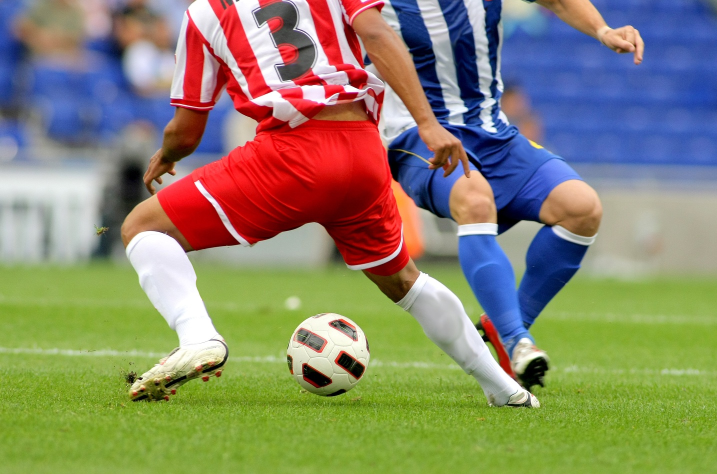
#> input picture soccer.jpg, 1434 x 948 px (shown at 1/2 size)
$ python '모든 방법.py'
#> lines starting #> are read from the running program, lines starting #| are printed output that depends on the picture; after the words box and inside, x2 and y2 are one past the last pixel; in counts of white or black regions, pixels touching at a corner belong together
import cv2 as cv
import sys
import numpy as np

#%% 이미지 읽기
img = cv.imread("soccer.jpg")  # 이미지를 파일에서 읽어옵니다.
#> img is the input picture: shape (948, 1434, 3); mean B, G, R 107.2, 133.3, 136.9
gray = cv.cvtColor(img, cv.COLOR_BGR2GRAY)  # 이미지를 그레이스케일로 변환합니다.
if img is None:
    sys.exit("No File exists.")  # 이미지가 존재하지 않으면 프로그램을 종료합니다.

#%% 마우스 이벤트
img_mouse = img.copy()  # 또는 img_copy = img[:]를 사용해도 됩니다.
lx, ly = 0, 0
BrushSiz = 5  # 붓의 크기

# 마우스 이벤트 처리 함수 정의
def draw(event, x, y, flags, param):
    global lx, ly
    if event == cv.EVENT_LBUTTONDOWN:  # 왼쪽 버튼 클릭 시
        lx, ly = x, y  # 시작 좌표 저장
    elif event == cv.EVENT_LBUTTONUP:  # 왼쪽 버튼 떼기 시
        cv.rectangle(img_mouse, (lx, ly), (x, y), (0, 255, 0), 2)  # 2는 두깨 사각형 그리기
    elif event == cv.EVENT_RBUTTONDOWN:  # 오른쪽 마우스 버튼 클릭 시
        cv.rectangle(img_mouse, (x, y), (x + 100, y + 100), (255, 0, 0), 2)  # 파란색 직사각형
    elif event == cv.EVENT_MOUSEMOVE and flags == cv.EVENT_FLAG_LBUTTON:
        cv.circle(img_mouse, (x, y), BrushSiz, (255, 0, 0), -1)  # 왼쪽 버튼 클릭 상태에서 이동하면 파란색 원 그리기

    cv.imshow('Drawing', img_mouse)  # 수정된 이미지 표시

# 'Drawing'이라는 이름의 윈도우 생성
cv.namedWindow('Drawing')
cv.imshow('Drawing', img_mouse)  # 원본 이미지 표시

# 마우스 콜백 함수 설정
cv.setMouseCallback('Drawing', draw)

# 무한 루프: 키 입력 감지
while True:
    if cv.waitKey(1) == ord('q'):  # 'q' 키가 눌리면 종료
#> (key q is pressed here)
        cv.destroyAllWindows()  # 모든 OpenCV 윈도우 닫기
        break

#%% 이미지 크기 조정 (25%로 축소)
resize_img = cv.resize(img, dsize=(0, 0), fx=0.25, fy=0.25)

#%% 이미지 감마 조정 사용자 정의 함수
# 감마 조정 함수 정의
def gamma(f, gamma=1.0):
#> called with gamma = 0.5
    f1 = f / 255.0  # 픽셀 값을 [0, 1] 범위로 정규화
    return np.uint8(255 * (f1 ** gamma))  # 감마 조정을 적용한 후 다시 [0, 255] 범위로 변환

# 다양한 감마 값을 적용하여 이미지를 나란히 배치
gc = np.hstack((
    gamma(resize_img, 0.5),  # 감마 0.5
    gamma(resize_img, 0.75), # 감마 0.75
    gamma(resize_img, 1.0),  # 감마 1.0 (원본 이미지)
    gamma(resize_img, 2.0),  # 감마 2.0
    gamma(resize_img, 3.0)   # 감마 3.0
))
#> call 4 of gamma, with gamma = 2
#> in gamma (call 4), `return np.uint8(255 * (f1 ** gamma))`:
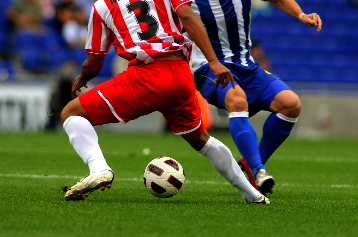
#> returned value: shape (237, 358, 3); mean of channels 0, 1, 2 62.7, 84.4, 86.9; drawn as B, G, R
#> in gamma (call 5), `return np.uint8(255 * (f1 ** gamma))`:
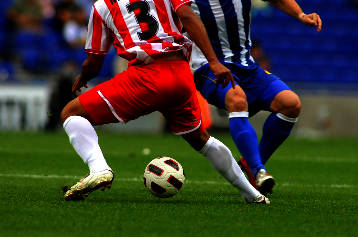
#> returned value: shape (237, 358, 3); mean of channels 0, 1, 2 42.9, 57.5, 60.9; drawn as B, G, R
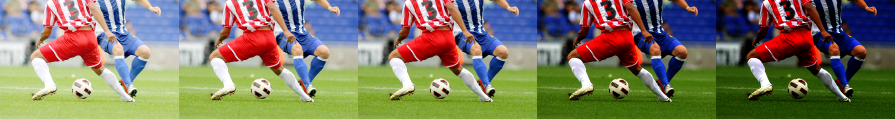
#> gc: shape (237, 1790, 3) (shown at 1/2 size); mean B, G, R 98.7, 120.3, 124.2

# 감마 조정 결과를 표시
cv.imshow("gamma", gc)  # 감마 조정된 이미지를 나란히 표시

cv.waitKey()  # 키 입력 대기
cv.destroyAllWindows()  # 모든 OpenCV 윈도우 닫기

#%% R 채널에 대해 이진화
# Otsu의 이진화 방법을 사용하여 R 채널을 이진화합니다.
# cv.THRESH_BINARY | cv.THRESH_OTSU를 사용하여 이진화 임계값을 자동으로 계산합니다.
# threshold(gray 이미지, 임계값, 임계값보다 크면 되는 값, type)
#_, binary_image = cv.threshold(img, 127, 255, cv.THRESH_BINARY) 이러면 127이상은 다 255로
# 여기는 오츄( 알아서 최적의 값 찾아줌 )
t, bin = cv.threshold(img[:,:,2], 0, 255, cv.THRESH_BINARY | cv.THRESH_OTSU)
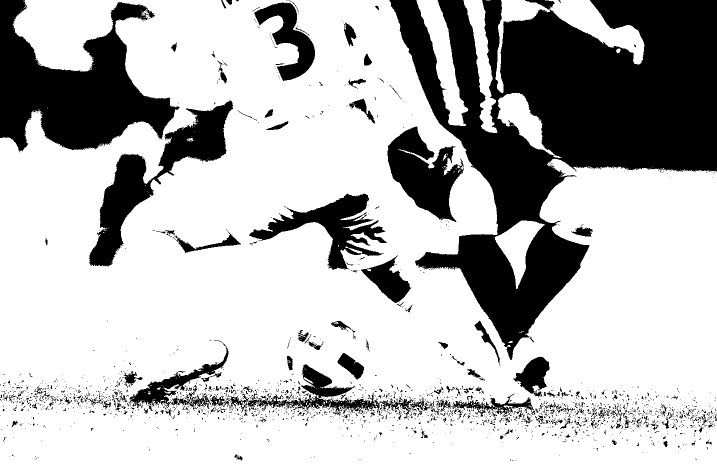
#> bin: shape (948, 1434) (shown at 1/2 size); 72.7% white; 2423 black regions (2232 under 20 px), largest, box (x1, y1, x2, y2) and area: (779, 0, 1434, 720) 209333, (0, 0, 359, 303) 55880, (178, 201, 466, 533) 23805
#> t = 113

# 계산된 임계값 출력
print("threshold", t)  # 사용된 임계값 출력
#| threshold 113.0

# R 채널과 이진화된 결과를 각각 표시
cv.imshow('R', img[:,:,2])  # 원본 R 채널 이미지 표시
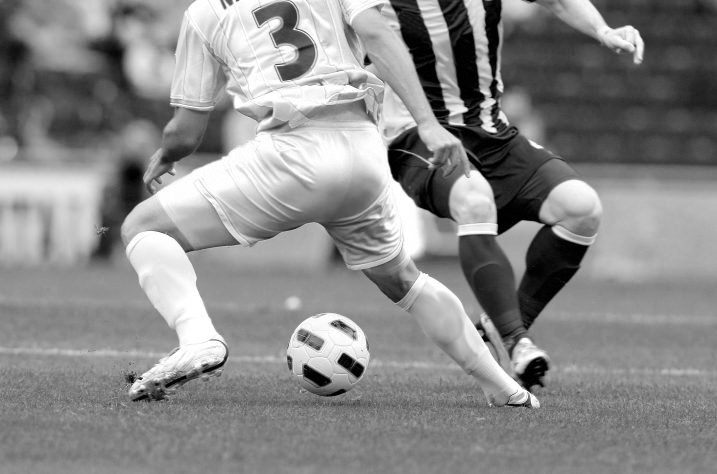
#> window 'R': shape (948, 1434) (shown at 1/2 size); min 0, max 255, mean 136.9
cv.imshow('R binary', bin)    # 이진화된 R 채널 이미지 표시

cv.waitKey()  # 키 입력 대기
cv.destroyAllWindows()  # 모든 OpenCV 윈도우 닫기

#%% BGR에서 HSV로 변환해서 특정 색상 검출 채널 2개
# cv.cvtColor(img, cv.COLOR_BGR2HSV, dst=dst_hsv) 랑 dst_hsv = cv.cvtColor(img, cv.COLOR_BGR2HSV) 같음
hsv = cv.cvtColor(img, cv.COLOR_BGR2HSV)  # BGR 색상 공간을 HSV 색상 공간으로 변환
#> hsv: shape (948, 1434, 3); mean H, S, V 63.5, 134.7, 171.4

mask1 = cv.inRange(hsv, (90, 25, 25), (135, 160, 255))
#> mask1: shape (948, 1434); 10.5% white; 1017 white regions (950 under 20 px), largest, box (x1, y1, x2, y2) and area: (831, 0, 1434, 444) 60359, (0, 0, 352, 299) 40993, (0, 234, 88, 334) 5783
cv.imshow("mask1", mask1)
mask2 = cv.inRange(hsv, (0,25, 25),(30,160,255))
#> mask2: shape (948, 1434); 9.7% white; 438 white regions (351 under 20 px), largest, box (x1, y1, x2, y2) and area: (1079, 360, 1434, 538) 37869, (708, 9, 995, 452) 22483, (38, 0, 218, 118) 13432
cv.imshow("mask2", mask2)
mask3 = cv.inRange(hsv, (150,25, 25),(180,160,255))
#> mask3: shape (948, 1434); 1.5% white; 340 white regions (277 under 20 px), largest, box (x1, y1, x2, y2) and area: (618, 134, 771, 241) 2277, (178, 0, 243, 97) 2244, (461, 0, 676, 218) 1696
cv.imshow("mask3", mask3)

mask = mask1 | mask2 | mask3
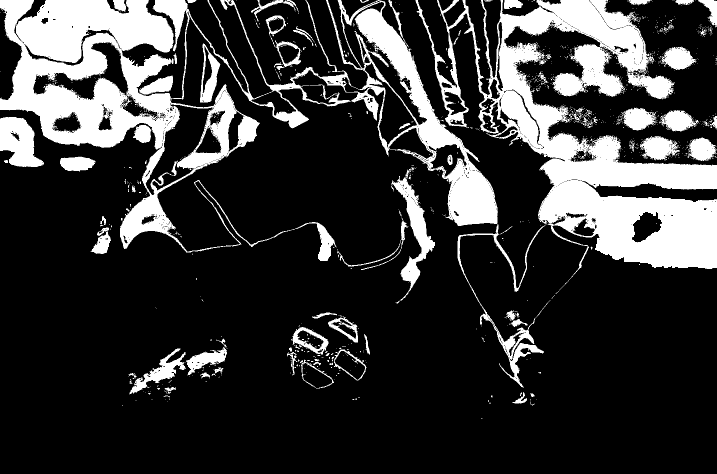
#> mask: shape (948, 1434) (shown at 1/2 size); 21.7% white; 1275 white regions (1186 under 20 px), largest, box (x1, y1, x2, y2) and area: (0, 0, 996, 522) 126934, (831, 0, 1434, 581) 112102, (782, 335, 870, 607) 5827
cv.imshow("Mask", mask)  # 생성된 마스크 이미지 보여주기
cv.waitKey()  # 키 입력 대기


dst = np.full(img.shape, 255, dtype=np.uint8)  # 흰색 배경으로 채운 배열 생성

# 마스크를 사용하여 원본 이미지에서 검출된 부분만 가져오기
detected = cv.copyTo(img, mask, dst)  # 마스크를 적용하여 원본 이미지에서 검출된 부분만 dst에 복사
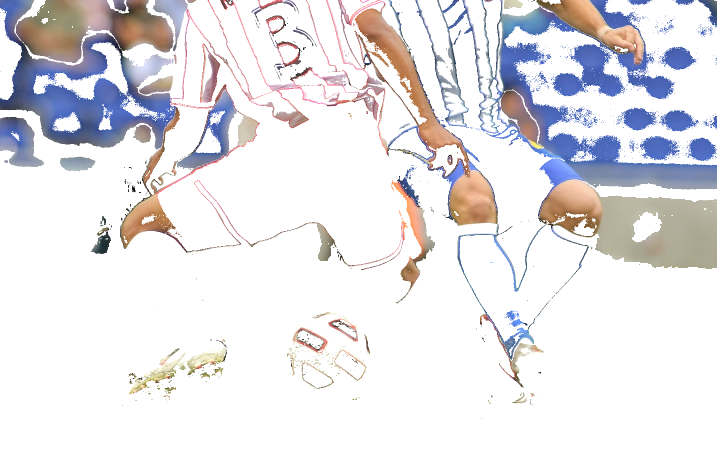
#> detected: shape (948, 1434, 3) (shown at 1/2 size); mean B, G, R 231.8, 228.4, 230
cv.imshow("Result", detected)  # 최종 결과 이미지 보여주기
cv.waitKey()  # 키 입력 대기
cv.destroyAllWindows()  # 모든 OpenCV 윈도우 닫기

$ run again, with apples.jpg copied over soccer.jpg
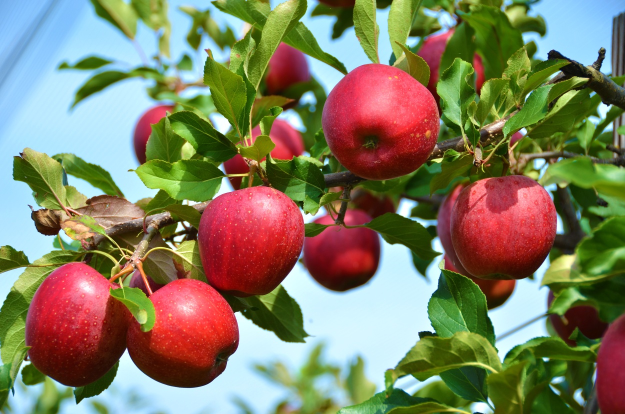
#> input picture apples.jpg, 1250 x 828 px (shown at 1/2 size)
#> img is the input picture: shape (828, 1250, 3); mean B, G, R 98.5, 125.8, 129.6
#> `t, bin = cv.threshold(img[:,:,2], 0, 255, cv.THRESH_BINARY | cv.THRESH..`:
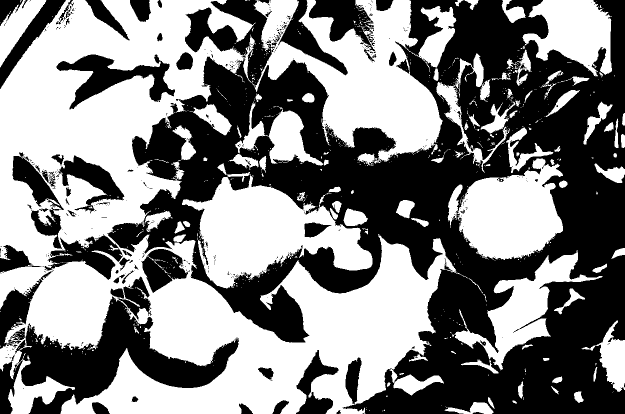
#> bin: shape (828, 1250) (shown at 1/2 size); 51.1% white; 529 black regions (449 under 20 px), largest, box (x1, y1, x2, y2) and area: (214, 0, 1250, 828) 387575, (0, 593, 478, 828) 39652, (113, 109, 350, 219) 9419
#> t = 128
#| threshold 128.0
#> hsv: shape (828, 1250, 3); mean H, S, V 71.6, 157.5, 161.3
#> mask1: shape (828, 1250); 25.9% white; 167 white regions (105 under 20 px), largest, box (x1, y1, x2, y2) and area: (0, 0, 489, 526) 111047, (117, 465, 890, 828) 87190, (1044, 0, 1250, 165) 21148
#> mask2: shape (828, 1250); 4.8% white; 1180 white regions (992 under 20 px), largest, box (x1, y1, x2, y2) and area: (75, 372, 345, 556) 15118, (1097, 373, 1170, 507) 2506, (295, 499, 357, 568) 1919
#> mask3: shape (828, 1250); 4.1% white; 827 white regions (756 under 20 px), largest, box (x1, y1, x2, y2) and area: (414, 372, 609, 457) 5530, (722, 145, 813, 240) 5184, (1002, 350, 1114, 469) 4652
#> mask: shape (828, 1250); 34.8% white; 1481 white regions (1314 under 20 px), largest, box (x1, y1, x2, y2) and area: (0, 0, 504, 576) 130962, (117, 317, 951, 828) 102367, (933, 333, 1170, 725) 23048
#> `detected = cv.copyTo(img, mask, dst)`:
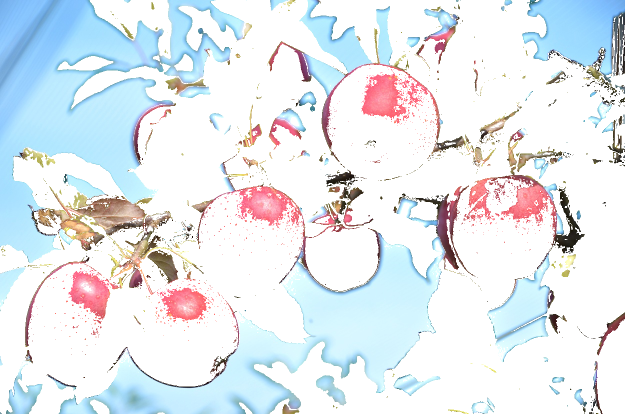
#> detected: shape (828, 1250, 3) (shown at 1/2 size); mean B, G, R 239, 233.7, 227.3

$ run again, with bear.jpg copied over soccer.jpg
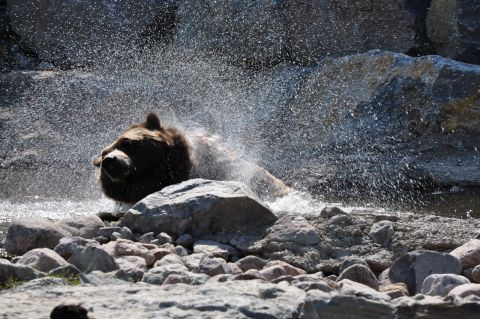
#> input picture bear.jpg, 480 x 319 px
#> img is the input picture: shape (319, 480, 3); mean B, G, R 101.7, 97.5, 96.5
#> `t, bin = cv.threshold(img[:,:,2], 0, 255, cv.THRESH_BINARY | cv.THRESH..`:
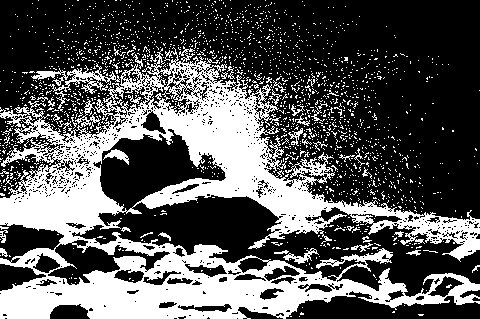
#> bin: shape (319, 480); 34.4% white; 1807 white regions (1762 under 20 px), largest, box (x1, y1, x2, y2) and area: (0, 46, 480, 319) 45779, (31, 63, 120, 94) 788, (283, 248, 319, 264) 180
#> t = 112
#| threshold 112.0
#> hsv: shape (319, 480, 3); mean H, S, V 92.8, 30.5, 103.8
#> mask1: shape (319, 480); 37.3% white; 694 white regions (648 under 20 px), largest, box (x1, y1, x2, y2) and area: (0, 0, 480, 202) 47229, (172, 214, 274, 261) 1625, (390, 251, 461, 295) 1551
#> mask2: shape (319, 480); 5.6% white; 239 white regions (190 under 20 px), largest, box (x1, y1, x2, y2) and area: (93, 112, 195, 202) 1616, (442, 90, 480, 130) 745, (416, 194, 480, 219) 679
#> mask3: shape (319, 480); 0.85% white in thin lines or dots
#> mask: shape (319, 480); 43.8% white; 935 white regions (843 under 20 px), largest, box (x1, y1, x2, y2) and area: (0, 0, 480, 202) 47990, (346, 251, 462, 298) 2146, (172, 211, 274, 261) 1774
#> `detected = cv.copyTo(img, mask, dst)`:
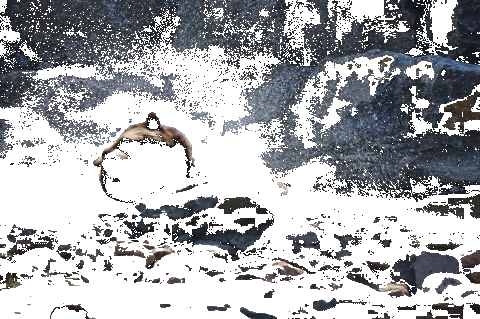
#> detected: shape (319, 480, 3); mean B, G, R 176.8, 173.7, 172.2
